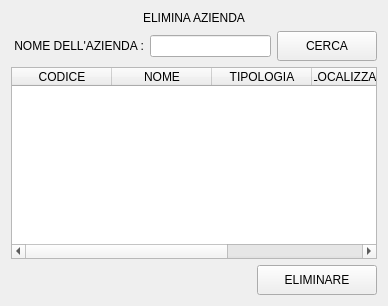
               <widget class="QWidget" name="page_elimina_azienda">
                <layout class="QVBoxLayout" name="verticalLayout_38">
                 <item>
                  <widget class="QLabel" name="label_68">
                   <property name="text">
                    <string>ELIMINA AZIENDA</string>
                   </property>
                   <property name="alignment">
                    <set>Qt::AlignCenter</set>
                   </property>
                  </widget>
                 </item>
                 <item>
                  <layout class="QHBoxLayout" name="horizontalLayout_29">
                   <item>
                    <widget class="QLabel" name="label_69">
                     <property name="text">
                      <string> NOME DELL'AZIENDA :</string>
                     </property>
                    </widget>
                   </item>
                   <item>
                    <widget class="QLineEdit" name="eliminare_cerca_azienda"/>
                   </item>
                   <item>
                    <widget class="QPushButton" name="bt_eliminare_azienda">
                     <property name="minimumSize">
                      <size>
                       <width>100</width>
                       <height>30</height>
                      </size>
                     </property>
                     <property name="text">
                      <string>CERCA</string>
                     </property>
                    </widget>
                   </item>
                  </layout>
                 </item>
                 <item>
                  <widget class="QTableWidget" name="tabella_elimina_azienda">
                   <column>
                    <property name="text">
                     <string>CODICE</string>
                    </property>
                   </column>
                   <column>
                    <property name="text">
                     <string>NOME</string>
                    </property>
                   </column>
                   <column>
                    <property name="text">
                     <string>TIPOLOGIA</string>
                    </property>
                   </column>
                   <column>
                    <property name="text">
                     <string>LOCALIZZAZIONE</string>
                    </property>
                   </column>
                   <column>
                    <property name="text">
                     <string>RAGIONE SOCIALE</string>
                    </property>
                   </column>
                  </widget>
                 </item>
                 <item>
                  <layout class="QHBoxLayout" name="horizontalLayout_30">
                   <item>
                    <widget class="QLabel" name="signal_elimina_azienda">
                     <property name="minimumSize">
                      <size>
                       <width>200</width>
                       <height>0</height>
                      </size>
                     </property>
                     <property name="text">
                      <string/>
                     </property>
                     <property name="alignment">
                      <set>Qt::AlignCenter</set>
                     </property>
                    </widget>
                   </item>
                   <item>
                    <spacer name="horizontalSpacer_23">
                     <property name="orientation">
                      <enum>Qt::Horizontal</enum>
                     </property>
                     <property name="sizeHint" stdset="0">
                      <size>
                       <width>40</width>
                       <height>20</height>
                      </size>
                     </property>
                    </spacer>
                   </item>
                   <item>
                    <widget class="QPushButton" name="bt_eli_eliminare_azienda">
                     <property name="minimumSize">
                      <size>
                       <width>120</width>
                       <height>30</height>
                      </size>
                     </property>
                     <property name="text">
                      <string>ELIMINARE</string>
                     </property>
                    </widget>
                   </item>
                  </layout>
                 </item>
                </layout>
               </widget>
